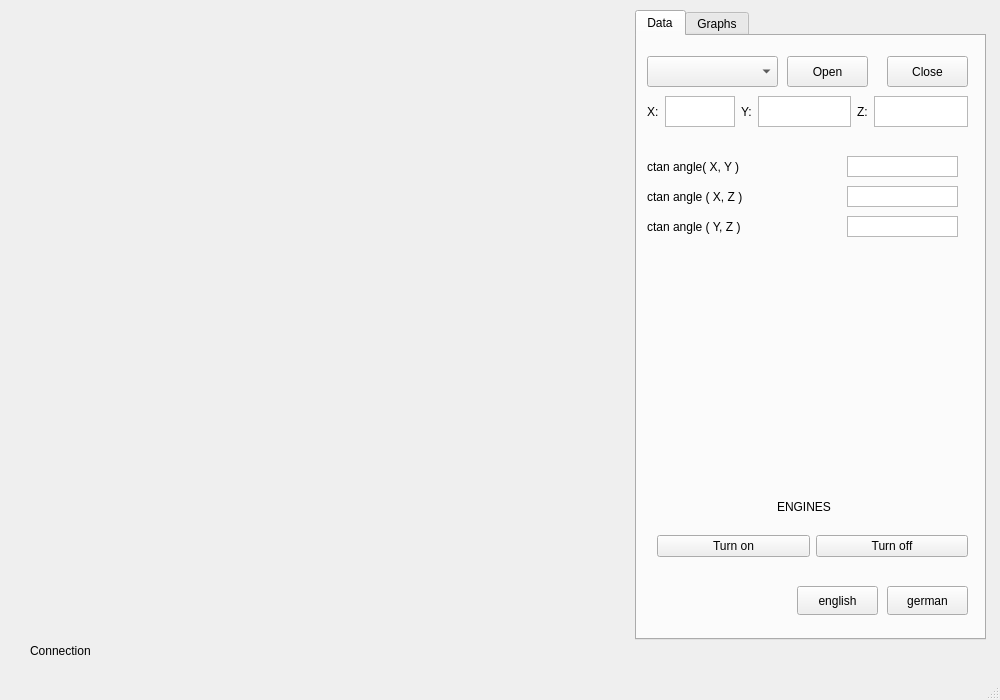
<?xml version="1.0" encoding="UTF-8"?>
<ui version="4.0">
 <class>MainWindow</class>
 <widget class="QMainWindow" name="MainWindow">
  <property name="geometry">
   <rect>
    <x>0</x>
    <y>0</y>
    <width>1000</width>
    <height>700</height>
   </rect>
  </property>
  <property name="windowTitle">
   <string>MainWindow</string>
  </property>
  <widget class="QWidget" name="centralwidget">
   <widget class="QTabWidget" name="tabWidget">
    <property name="geometry">
     <rect>
      <x>635</x>
      <y>10</y>
      <width>351</width>
      <height>630</height>
     </rect>
    </property>
    <property name="layoutDirection">
     <enum>Qt::LeftToRight</enum>
    </property>
    <property name="autoFillBackground">
     <bool>false</bool>
    </property>
    <property name="currentIndex">
     <number>0</number>
    </property>
    <property name="elideMode">
     <enum>Qt::ElideNone</enum>
    </property>
    <property name="tabsClosable">
     <bool>false</bool>
    </property>
    <property name="tabBarAutoHide">
     <bool>false</bool>
    </property>
    <widget class="QWidget" name="Tab1">
     <attribute name="title">
      <string>Data</string>
     </attribute>
     <widget class="QWidget" name="horizontalLayoutWidget_5">
      <property name="geometry">
       <rect>
        <x>10</x>
        <y>60</y>
        <width>321</width>
        <height>31</height>
       </rect>
      </property>
      <layout class="QHBoxLayout" name="horizontalLayout_11">
       <item>
        <layout class="QHBoxLayout" name="horizontalLayout_8">
         <item>
          <widget class="QLabel" name="x">
           <property name="text">
            <string>X:</string>
           </property>
          </widget>
         </item>
         <item>
          <widget class="QListWidget" name="X_value">
           <property name="frameShape">
            <enum>QFrame::StyledPanel</enum>
           </property>
          </widget>
         </item>
         <item>
          <layout class="QHBoxLayout" name="horizontalLayout_9">
           <item>
            <widget class="QLabel" name="y">
             <property name="text">
              <string>Y:</string>
             </property>
            </widget>
           </item>
           <item>
            <widget class="QListWidget" name="Y_value"/>
           </item>
           <item>
            <layout class="QHBoxLayout" name="horizontalLayout_10">
             <item>
              <widget class="QLabel" name="z">
               <property name="text">
                <string>Z:</string>
               </property>
              </widget>
             </item>
             <item>
              <widget class="QListWidget" name="Z_value"/>
             </item>
            </layout>
           </item>
          </layout>
         </item>
        </layout>
       </item>
      </layout>
     </widget>
     <widget class="QLabel" name="label">
      <property name="geometry">
       <rect>
        <x>10</x>
        <y>120</y>
        <width>121</width>
        <height>21</height>
       </rect>
      </property>
      <property name="text">
       <string>ctan angle( X, Y )</string>
      </property>
     </widget>
     <widget class="QComboBox" name="PortChoice">
      <property name="geometry">
       <rect>
        <x>10</x>
        <y>20</y>
        <width>131</width>
        <height>31</height>
       </rect>
      </property>
      <property name="iconSize">
       <size>
        <width>16</width>
        <height>16</height>
       </size>
      </property>
     </widget>
     <widget class="QPushButton" name="openPort">
      <property name="geometry">
       <rect>
        <x>150</x>
        <y>20</y>
        <width>81</width>
        <height>31</height>
       </rect>
      </property>
      <property name="text">
       <string>Open</string>
      </property>
     </widget>
     <widget class="QPushButton" name="closePort">
      <property name="geometry">
       <rect>
        <x>250</x>
        <y>20</y>
        <width>81</width>
        <height>31</height>
       </rect>
      </property>
      <property name="text">
       <string>Close</string>
      </property>
     </widget>
     <widget class="QListWidget" name="angle_xy">
      <property name="geometry">
       <rect>
        <x>210</x>
        <y>120</y>
        <width>111</width>
        <height>21</height>
       </rect>
      </property>
      <property name="autoFillBackground">
       <bool>false</bool>
      </property>
     </widget>
     <widget class="QListWidget" name="angle_xz">
      <property name="geometry">
       <rect>
        <x>210</x>
        <y>150</y>
        <width>111</width>
        <height>21</height>
       </rect>
      </property>
     </widget>
     <widget class="QListWidget" name="angle_yz">
      <property name="geometry">
       <rect>
        <x>210</x>
        <y>180</y>
        <width>111</width>
        <height>21</height>
       </rect>
      </property>
     </widget>
     <widget class="QLabel" name="label_2">
      <property name="geometry">
       <rect>
        <x>10</x>
        <y>150</y>
        <width>121</width>
        <height>21</height>
       </rect>
      </property>
      <property name="text">
       <string>ctan angle ( X, Z )</string>
      </property>
     </widget>
     <widget class="QLabel" name="label_3">
      <property name="geometry">
       <rect>
        <x>10</x>
        <y>180</y>
        <width>121</width>
        <height>21</height>
       </rect>
      </property>
      <property name="text">
       <string>ctan angle ( Y, Z )</string>
      </property>
     </widget>
     <widget class="QWidget" name="horizontalLayoutWidget">
      <property name="geometry">
       <rect>
        <x>20</x>
        <y>490</y>
        <width>311</width>
        <height>41</height>
       </rect>
      </property>
      <layout class="QHBoxLayout" name="horizontalLayout">
       <item>
        <widget class="QPushButton" name="TurnOnEngine">
         <property name="text">
          <string>Turn on</string>
         </property>
        </widget>
       </item>
       <item>
        <widget class="QPushButton" name="TurnOffEngine">
         <property name="text">
          <string>Turn off</string>
         </property>
        </widget>
       </item>
      </layout>
     </widget>
     <widget class="QLabel" name="label_4">
      <property name="geometry">
       <rect>
        <x>140</x>
        <y>460</y>
        <width>61</width>
        <height>21</height>
       </rect>
      </property>
      <property name="text">
       <string>ENGINES</string>
      </property>
     </widget>
     <widget class="QPushButton" name="english">
      <property name="geometry">
       <rect>
        <x>160</x>
        <y>550</y>
        <width>81</width>
        <height>29</height>
       </rect>
      </property>
      <property name="text">
       <string>english</string>
      </property>
     </widget>
     <widget class="QPushButton" name="german">
      <property name="geometry">
       <rect>
        <x>250</x>
        <y>550</y>
        <width>81</width>
        <height>29</height>
       </rect>
      </property>
      <property name="text">
       <string>german</string>
      </property>
     </widget>
    </widget>
    <widget class="QWidget" name="Tab2">
     <attribute name="title">
      <string>Graphs</string>
     </attribute>
     <widget class="QWidget" name="verticalLayoutWidget">
      <property name="geometry">
       <rect>
        <x>9</x>
        <y>9</y>
        <width>331</width>
        <height>571</height>
       </rect>
      </property>
      <layout class="QVBoxLayout" name="verticalLayout">
       <item>
        <widget class="QChartView" name="chartView_x" native="true"/>
       </item>
       <item>
        <widget class="QChartView" name="chartView_y" native="true"/>
       </item>
       <item>
        <widget class="QChartView" name="chartView_z" native="true"/>
       </item>
      </layout>
     </widget>
    </widget>
   </widget>
   <widget class="QLabel" name="connection">
    <property name="geometry">
     <rect>
      <x>30</x>
      <y>640</y>
      <width>121</width>
      <height>21</height>
     </rect>
    </property>
    <property name="text">
     <string>Connection</string>
    </property>
   </widget>
  </widget>
  <widget class="QMenuBar" name="menubar">
   <property name="geometry">
    <rect>
     <x>0</x>
     <y>0</y>
     <width>1000</width>
     <height>25</height>
    </rect>
   </property>
  </widget>
  <widget class="QStatusBar" name="statusbar"/>
 </widget>
 <customwidgets>
  <customwidget>
   <class>QChartView</class>
   <extends>QWidget</extends>
   <header location="global">QtCharts/QChartView</header>
   <container>1</container>
  </customwidget>
 </customwidgets>
 <resources/>
 <connections/>
</ui>
